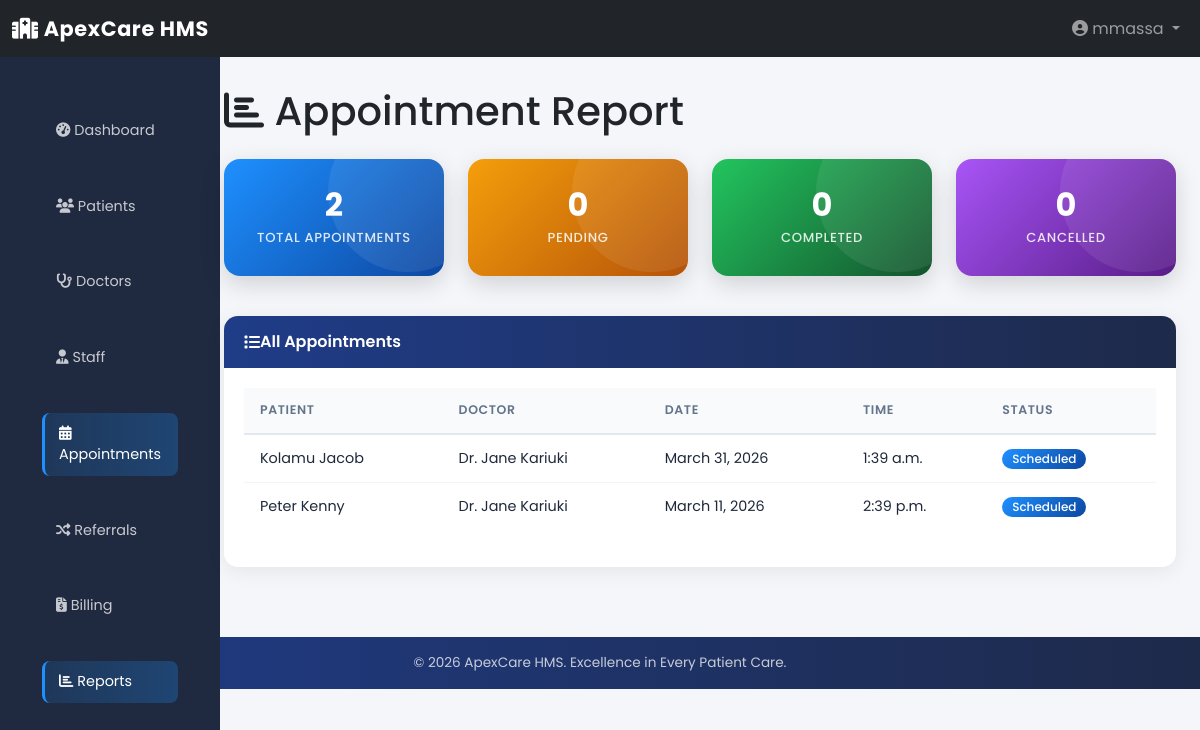
Page /reports/appointments/ (signed in) on the earlier database version.
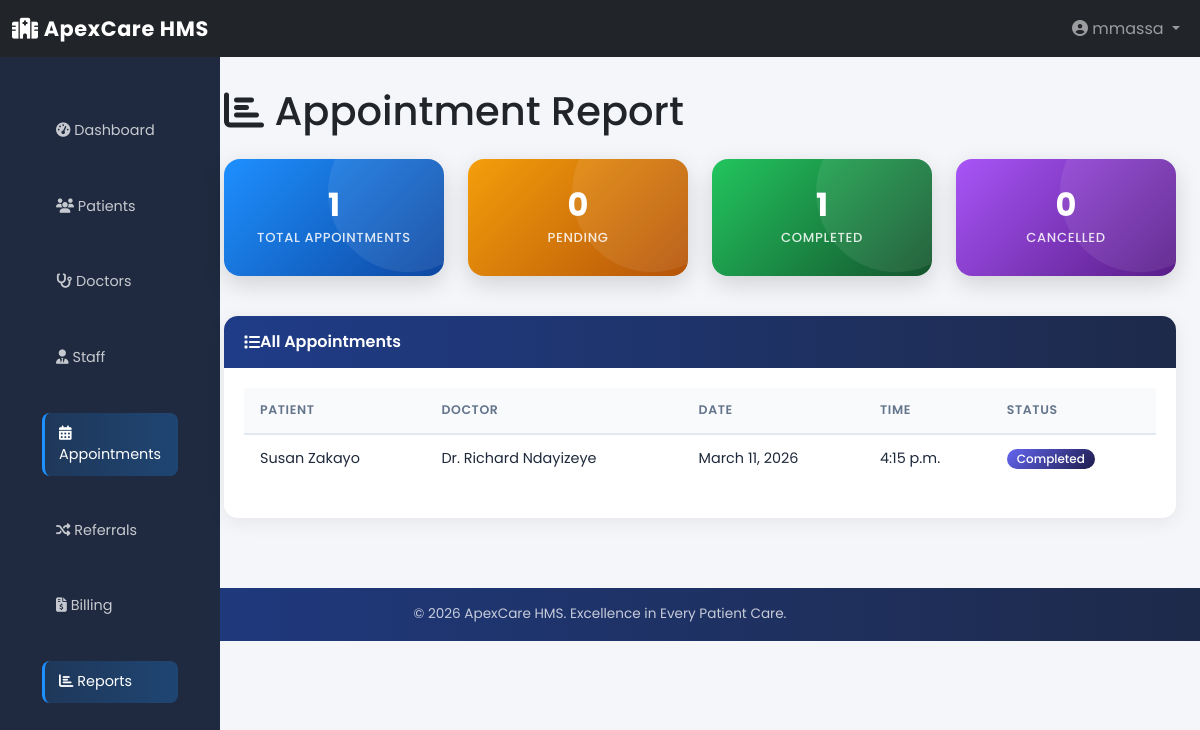
Same page on the later database version.
### appointments/models.py (models this page shows, shortened)
class Appointment(models.Model):
    STATUS_CHOICES = [
        ('pending', 'Pending'),
        ('confirmed', 'Confirmed'),
        ('scheduled', 'Scheduled'),
        ('completed', 'Completed'),
        ('cancelled', 'Cancelled'),
        ('referred', 'Referred'),
    ]
    patient = models.ForeignKey(
        "patients.Patient",
        on_delete=models.CASCADE,
        related_name="appointments"
    )
    doctor = models.ForeignKey(
        "doctors.Doctor",
        on_delete=models.CASCADE,
        related_name="appointments"
    )
    appointment_date = models.DateField()
    appointment_time = models.TimeField()
    reason = models.CharField(max_length=255, blank=True, null=True)
    notes = models.TextField(blank=True, null=True)
    status = models.CharField(
        max_length=20,
        choices=STATUS_CHOICES,
        default='pending'
    )
    created_by = models.ForeignKey(
        User,
        on_delete=models.SET_NULL,
        null=True,
        related_name="created_appointments"
    )
    created_at = models.DateTimeField(auto_now_add=True)
    updated_at = models.DateTimeField(auto_now=True)
    class Meta:
        db_table = "appointments_appointment"
        verbose_name = "Appointment"
        verbose_name_plural = "Appointments"
        ordering = ["-appointment_date", "-appointment_time"]
        unique_together = ["patient", "doctor", "appointment_date", "appointment_time"]

### patients/models.py (models this page shows, shortened)
class Patient(models.Model):
    GENDER_CHOICES = [
        ('male', 'Male'),
        ('female', 'Female'),
        ('other', 'Other'),
    ]
    BLOOD_TYPE_CHOICES = [
        ('O+', 'O+'), ('O-', 'O-'),
        ('A+', 'A+'), ('A-', 'A-'),
        ('B+', 'B+'), ('B-', 'B-'),
        ('AB+', 'AB+'), ('AB-', 'AB-'),
    ]
    user = models.OneToOneField(
        User,
        on_delete=models.CASCADE,
        related_name='patient_profile'
    )
    first_name = models.CharField(max_length=100)
    last_name = models.CharField(max_length=100)
    date_of_birth = models.DateField()
    gender = models.CharField(
        max_length=10,
        choices=GENDER_CHOICES
    )
    contact = models.CharField(
        max_length=20,
        validators=[
            RegexValidator(
                regex=r'^\+?\d{9,15}Ksh',
                message='Enter a valid phone number'
            )
        ]
    )
    email = models.EmailField(blank=True, null=True)
    address = models.TextField(blank=True, null=True)
    county = models.CharField(max_length=100, blank=True, null=True)
    blood_type = models.CharField(
        max_length=5,
        choices=BLOOD_TYPE_CHOICES,
        blank=True,
        null=True
    )
    emergency_contact = models.CharField(max_length=20, blank=True, null=True)
    emergency_contact_name = models.CharField(max_length=100, blank=True, null=True)
    medical_history = models.TextField(blank=True, null=True)
    allergies = models.TextField(blank=True, null=True)
    created_at = models.DateTimeField(auto_now_add=True)
    updated_at = models.DateTimeField(auto_now=True)
    class Meta:
        db_table = "patients_patient"
        verbose_name = "Patient"
        verbose_name_plural = "Patients"
        ordering = ["-created_at"]

### doctors/models.py (models this page shows, shortened)
class Doctor(models.Model):
    phone_validator = RegexValidator(
        regex=r'^\+?\d{9,15}Ksh',
        message='Enter a valid phone number'
    )
    user = models.OneToOneField(
        User,
        on_delete=models.CASCADE,
        related_name='doctor_profile'
    )
    first_name = models.CharField(max_length=100)
    last_name = models.CharField(max_length=100)
    specialization = models.CharField(max_length=100)
    license_number = models.CharField(
        max_length=50,
        unique=True
    )
    contact = models.CharField(
        max_length=20,
        validators=[phone_validator]
    )
    email = models.EmailField(blank=True, null=True)
    consultation_fee = models.DecimalField(
        max_digits=10,
        decimal_places=2,
        default=0
    )
    availability = models.TextField(
        blank=True,
        null=True,
        help_text="Example: Monday–Friday 9AM–5PM"
    )
    bio = models.TextField(blank=True, null=True)
    is_available = models.BooleanField(default=True)
    created_at = models.DateTimeField(auto_now_add=True)
    updated_at = models.DateTimeField(auto_now=True)
    class Meta:
        db_table = "doctors_doctor"
        verbose_name = "Doctor"
        verbose_name_plural = "Doctors"
        ordering = ["specialization", "last_name"]

### reports/views.py (the view)
# urls.py: path('appointments/', views.appointment_report, name='appointment_report'),
@login_required
@check_role('admin')
def appointment_report(request):
    appointments = Appointment.objects.all()
    context = {
        'total_appointments': appointments.count(),
        'pending': appointments.filter(status='pending').count(),
        'completed': appointments.filter(status='completed').count(),
        'cancelled': appointments.filter(status='cancelled').count(),
        'appointments': appointments.order_by('-appointment_date')[:50],
    }
    return render(request, 'reports/appointment_report.html', context)

### core/views.py (called while the page is built)
def check_role(role):
    def decorator(view_func):
        @wraps(view_func)
        def wrapper(request, *args, **kwargs):
            if not request.user.is_authenticated:
                return redirect('core:login')
            if request.user.profile.role != role and request.user.profile.role != 'admin':
                return redirect('core:dashboard')
            return view_func(request, *args, **kwargs)
        return wrapper
    return decorator

### reports/templates/reports/appointment_report.html (shortened to what this page needs)
{% extends 'base.html' %}
{% block content %}
<h1 class="mb-4"><i class="fas fa-chart-bar"></i> Appointment Report</h1>
<div class="row mb-4">
    <div class="col-md-3 mb-3">
        <div class="stat-card blue">
            <div class="stat-value">{{ total_appointments }}</div>
            <div class="stat-label">Total Appointments</div>
        </div>
    </div>
    <div class="col-md-3 mb-3">
        <div class="stat-card orange">
            <div class="stat-value">{{ pending }}</div>
            <div class="stat-label">Pending</div>
        </div>
    </div>
    <div class="col-md-3 mb-3">
        <div class="stat-card green">
            <div class="stat-value">{{ completed }}</div>
            <div class="stat-label">Completed</div>
        </div>
    </div>
    <div class="col-md-3 mb-3">
        <div class="stat-card purple">
            <div class="stat-value">{{ cancelled }}</div>
            <div class="stat-label">Cancelled</div>
        </div>
    </div>
</div>
<div class="card">
    <div class="card-header">
        <i class="fas fa-list"></i> All Appointments
    </div>
    <div class="card-body">
        <div class="table-responsive">
            <table class="table table-hover">
                <thead>
                    <tr>
                        <th>Patient</th>
                        <th>Doctor</th>
                        <th>Date</th>
                        <th>Time</th>
                        <th>Status</th>
                    </tr>
                </thead>
                <tbody>
                    {% for apt in appointments %}
                        <tr>
                            <td>{{ apt.patient.first_name }} {{ apt.patient.last_name }}</td>
                            <td>Dr. {{ apt.doctor.first_name }} {{ apt.doctor.last_name }}</td>
                            <td>{{ apt.appointment_date }}</td>
                            <td>{{ apt.appointment_time }}</td>
                            <td><span class="badge badge-{{ apt.status }}">{{ apt.get_status_display }}</span></td>
                        </tr>
                    {% endfor %}
                </tbody>
            </table>
        </div>
    </div>
</div>
{% endblock %}

Differences in the rows shown:
removed Appointment: patient.first_name "Kolamu", patient.last_name "Jacob", doctor.first_name "Jane", doctor.last_name "Kariuki", appointment_date "March 31, 2026", appointment_time "1:39 a.m.", status "Scheduled"
removed Appointment: patient.first_name "Peter", patient.last_name "Kenny", doctor.first_name "Jane", doctor.last_name "Kariuki", appointment_date "March 11, 2026", appointment_time "2:39 p.m.", status "Scheduled"
added Appointment: patient.first_name "Susan", patient.last_name "Zakayo", doctor.first_name "Richard", doctor.last_name "Ndayizeye", appointment_date "March 11, 2026", appointment_time "4:15 p.m.", status "Completed"
Other differences:
{{ total_appointments }}: "2" → "1"
{{ completed }}: "0" → "1"
